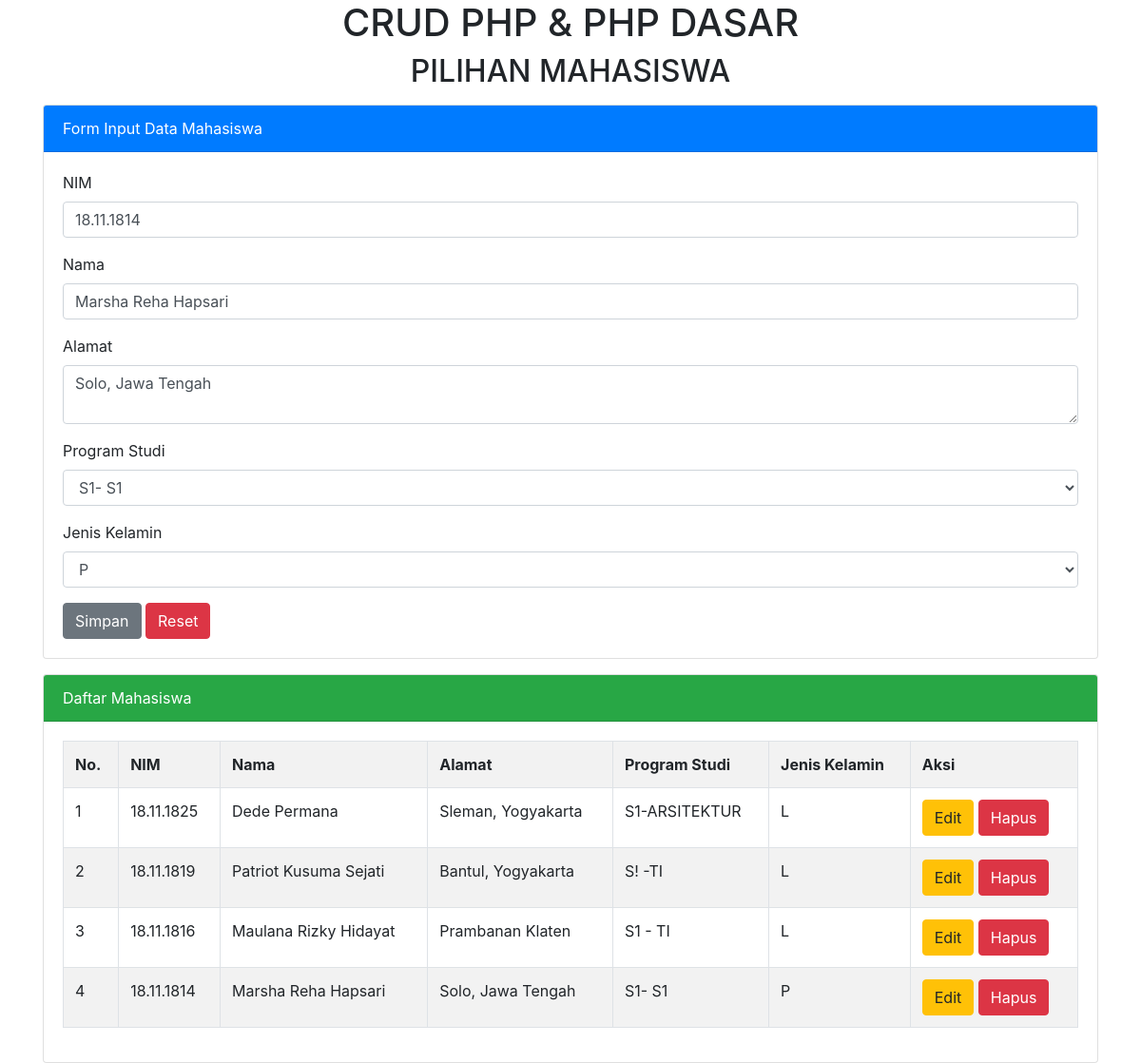
/index.php?hal=edit&id=18.11.1814, run on the app's committed database.
### tables this page shows
CREATE TABLE `tmhs` (
  `nim` varchar(11) NOT NULL,
  `nama` varchar(50) NOT NULL,
  `alamat` varchar(120) NOT NULL,
  `jenis_kelamin` varchar(2) NOT NULL,
  `prodi` varchar(50) NOT NULL
);

### index.php (the view, shortened to what this page needs)
<?php include "tema/head.php"?>
<?php include "config.php"?>
<?php session_start();
    if(isset($_GET['hal'])){
        if($_GET['hal']=="edit"){
            $tampil=mysqli_query($koneksi, "SELECT* FROM tmhs WHERE nim = '$_GET[id]' ");
            $data = mysqli_fetch_array($tampil);
            if($data){
                $vnim = $data['nim'];
                $vnama = $data['nama'];
                $valamat=$data['alamat'];
                $vprodi=$data['prodi'];
                $vjenis_kelamin = $data['jenis_kelamin'];
            }
        }else if($_GET['hal']=="hapus"){
            $hapus=mysqli_query($koneksi, "DELETE FROM tmhs WHERE nim = '$_GET[id]' ");
            if($hapus){
                echo "<script>
                alert('Hapus data Berhasil !');
                document.location='index.php';
                </script>";
            }
        }
    }
?>
    <div class="container">
    <h1 class="text-center">CRUD PHP & PHP DASAR</h1>
    <h2 class="text-center">PILIHAN MAHASISWA</h2>
    <div class="card mt-3">
        <div class="card-header bg-primary text-white">
            Form Input Data Mahasiswa
        </div>
            <div class="card-body">
               <form action="" method="post">
                    <div class="form-group">
                        <label>NIM</label>
                        <input type="text" name="tnim" value="<?=@$vnim?>" class="form-control" placeholder="Input nim anda di sini !" required>
                    </div>
                    <div class="form-group">
                        <label>Nama</label>
                        <input type="text" name="tnama" value="<?=@$vnama?>" class="form-control" placeholder="Input Nama anda di sini !" required>
                    </div>
                    <div class="form-group">
                        <label>Alamat</label>
                        <textarea name="talamat" class="form-control" placeholder = "Input Alamat anda disini!"><?=@$valamat?></textarea>
                    </div>
                    <div class="form-group">
                        <label>Program Studi</label>
                        <select name="tprodi" class="form-control">
                            <option value="<?=@$vprodi?>"><?=@$vprodi?></option>
                        </select>
                    </div>
                    <div class="form-group">
                        <label>Jenis Kelamin</label>
                        <select name="tjenis_kelamin" class="form-control">
                            <option value="<?=@$vjenis_kelamin?>"><?=@$vjenis_kelamin?></option>
                        </select>
                    </div>
                    <button type="submit" class="btn btn-secondary" name="bsimpan">Simpan</button>
                    <button type="reset" class="btn btn-danger" name="briset">Reset</button>
                </form>
            </div>
    </div>
 <div class="card mt-3">
        <div class="card-header bg-success text-white">
            Daftar Mahasiswa
        </div>
            <div class="card-body">
                <table class="table table-bordered table-striped">
                    <tr>
                        <th> No.</th>
                        <th>NIM</th>
                        <th>Nama</th>
                        <th>Alamat</th>
                        <th>Program Studi</th>
                        <th>Jenis Kelamin</th>
                        <th>Aksi</th>
                    </tr>
                    <?php
                        $no = 1;
                        $tampil = mysqli_query($koneksi, "SELECT * from tmhs order by nim desc");
                        while($data = mysqli_fetch_array($tampil)) :
                    ?>
                    <tr>
                        <td><?=$no++;?></td>
                        <td><?=$data['nim']?></td>
                        <td><?=$data['nama']?> </td>
                        <td><?=$data['alamat']?></td>
                        <td><?=$data['prodi']?></td>
                        <td><?=$data['jenis_kelamin']?></td>
                        <td>
                            <a href="index.php?hal=edit&id=<?=$data['nim']?>" class="btn btn-warning">Edit</a>
                            <a href="index.php?hal=hapus&id=<?=$data['nim']?>"onclick="return confirm('Apakah yakin ingin menghapus data ini?')" class="btn btn-danger">Hapus</a>
                        </td>
                    </tr>
                    <?php endwhile; ?>
                </table>
            </div>
    </div>
 </div>
 <?php require "tema/footer.php"?>

### data on the page
tmhs: tnim "18.11.1814", tnama "Marsha Reha Hapsari", talamat "Solo, Jawa Tengah", tprodi "S1- S1", tjenis_kelamin "P", nim "18.11.1814", nama "Marsha Reha Hapsari", alamat "Solo, Jawa Tengah", prodi "S1- S1", jenis_kelamin "P"
tmhs: nim "18.11.1825", nama "Dede Permana", alamat "Sleman, Yogyakarta", prodi "S1-ARSITEKTUR", jenis_kelamin "L"
tmhs: nim "18.11.1819", nama "Patriot Kusuma Sejati", alamat "Bantul, Yogyakarta", prodi "S! -TI", jenis_kelamin "L"
tmhs: nim "18.11.1816", nama "Maulana Rizky Hidayat", alamat "Prambanan Klaten", prodi "S1 - TI", jenis_kelamin "L"
